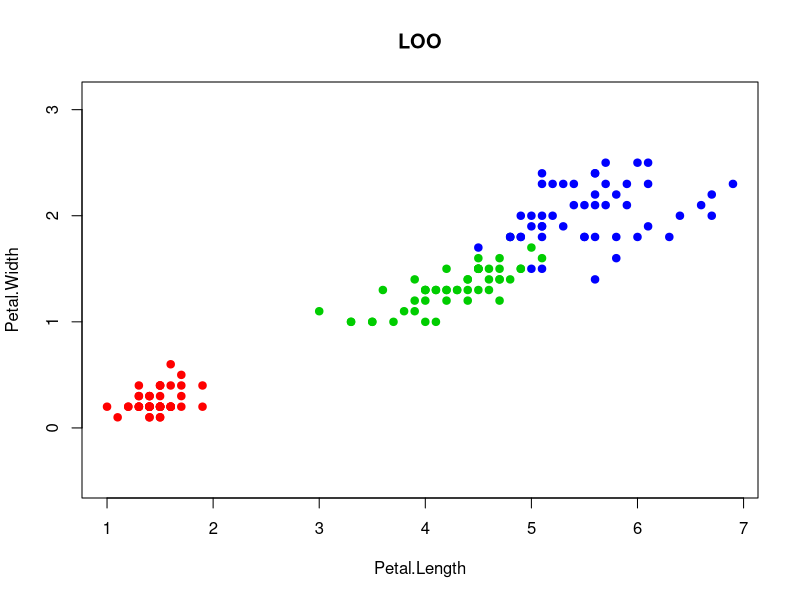

Write R code to recreate this figure. (Note: this script raises an error after producing the figure.)
colors <- c("setosa" = "red", "versicolor" = "green3", "virginica" = "blue")
plot(iris[, 3:4], pch = 21, bg = colors[iris$Species], col = colors[iris$Species], asp = 1)
title("LOO")

LOO <- function(classificator){ 
  vec <- c(seq(1, 5)) 
  for (k in 1:10) { 
    cnt <- 0 
    
    for (i in 1:150) { 
      x_el <- c(iris[i, 3], iris[i, 4]) 
      x_sample <- iris[-i, 3:5] 
      class <- classificator(x_sample, x_el, k) 
      if (iris[i, 5] != class) { 
        cnt <- cnt + 1 
      } 
    } 
    vec[k] <- cnt / 150 
    otv <- c(k,vec[k])
    print(k)
    print(vec[k]) 
  } 
  return(vec)
}

arr <- LOO(kNN)
plot(c(seq(1,10)),arr,type="l",ylab="Error Rate",
     xlab="K",main="Error Rate for Iris", ylim = c(0.4, 0.6))
tochka = which(arr == min(arr))
arr2 <- (seq(1,10))
plot(arr2, arr, type = "l", xlab = "k", ylab="LOO value", main = "LOO kNN")
points(arr2[tochka], arr[tochka], pch = 19, col = "red")